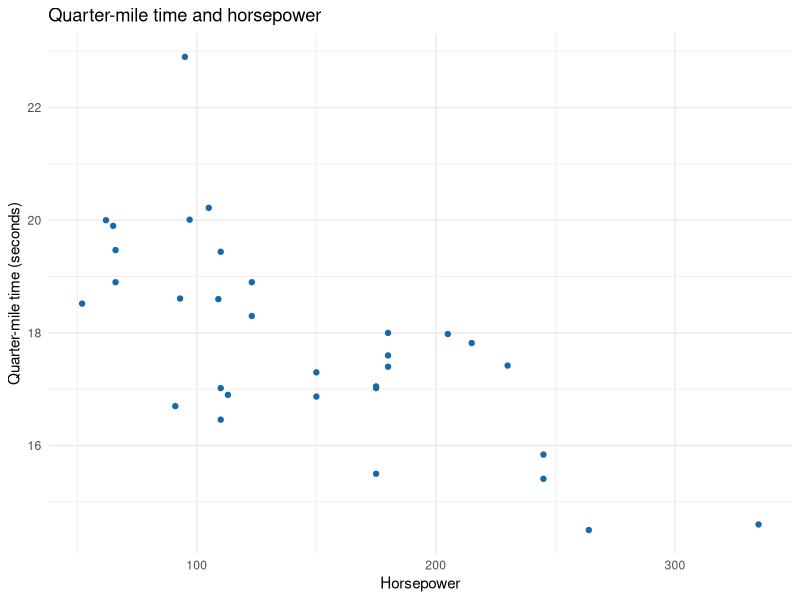

The R script that drew this image:
## ---- chunk 1
library(ggplot2)

ggplot(mtcars, aes(x = hp, y = qsec)) +
  geom_point(color = "#1769AA") +
  labs(
    title = "Quarter-mile time and horsepower",
    x = "Horsepower",
    y = "Quarter-mile time (seconds)"
  ) +
  theme_minimal()
